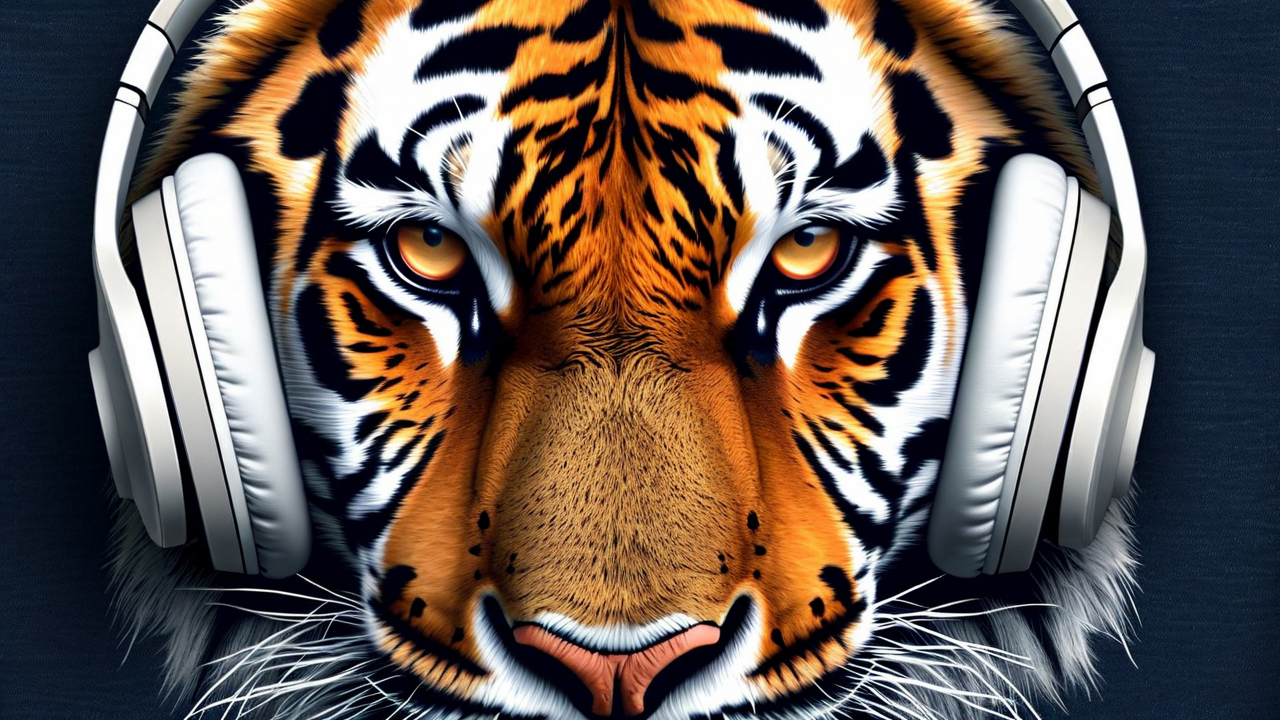
#> input picture bengali-tiger-pa1.png, 1280 x 720 px
$ python -i fraud_engine.py   (imports and definitions only)   (older library calls are emulated)
#> lines starting #> are read from the running program, lines starting #| are printed output that depends on the picture; after the words box and inside, x2 and y2 are one past the last pixel; in counts of white or black regions, pixels touching at a corner belong together
"""BunqShield — Classical CV fraud detection engine (6 methods)."""
import io
from typing import Any

import cv2
import numpy as np
from PIL import Image

from schemas import BoundingBox, CVMethodResult


class ClassicalFraudEngine:
    """Six classical computer vision fraud detection methods."""

    def analyze(self, image: np.ndarray, image_bytes: bytes = b"") -> list[CVMethodResult]:
        results = [
            self._ela(image, image_bytes),
            self._copy_move(image),
            self._noise_inconsistency(image),
            self._font_consistency(image),
            self._metadata_forensics(image_bytes),
            self._edge_coherence(image),
        ]
        return results

    # [7 lines left out: function compute_weighted_score, not called in this run]

    # ------------------------------------------------------------------
    def _ela(self, image: np.ndarray, image_bytes: bytes) -> CVMethodResult:
        """Error Level Analysis — JPEG re-compression at quality=90, amplify ×15."""
        try:
            pil_img = Image.fromarray(image)
            buf = io.BytesIO()
            pil_img.save(buf, format="JPEG", quality=90)
            buf.seek(0)
            recompressed = np.array(Image.open(buf).convert("RGB"))
            diff = np.abs(image.astype(np.float32) - recompressed.astype(np.float32))
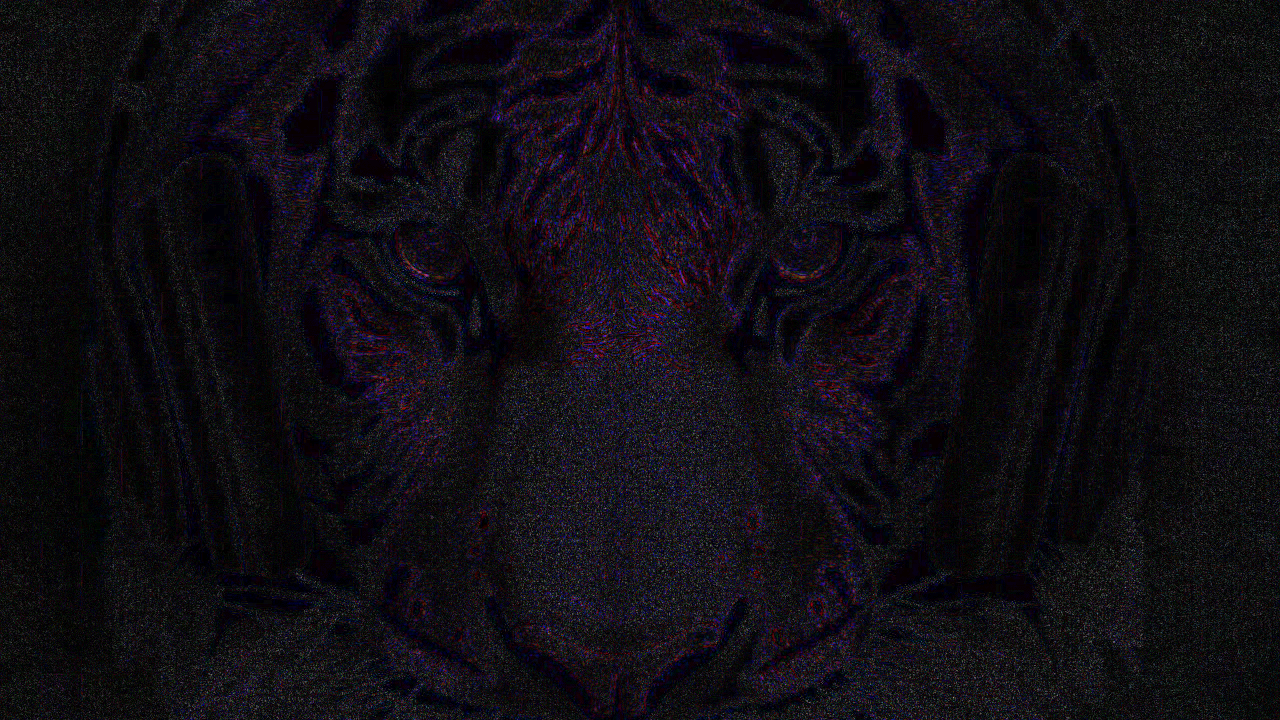
#> diff: shape (720, 1280, 3) float32; mean R, G, B 2.2, 1.8, 2.6; drawn with min black and max white
            amplified = np.clip(diff * 15, 0, 255).astype(np.uint8)
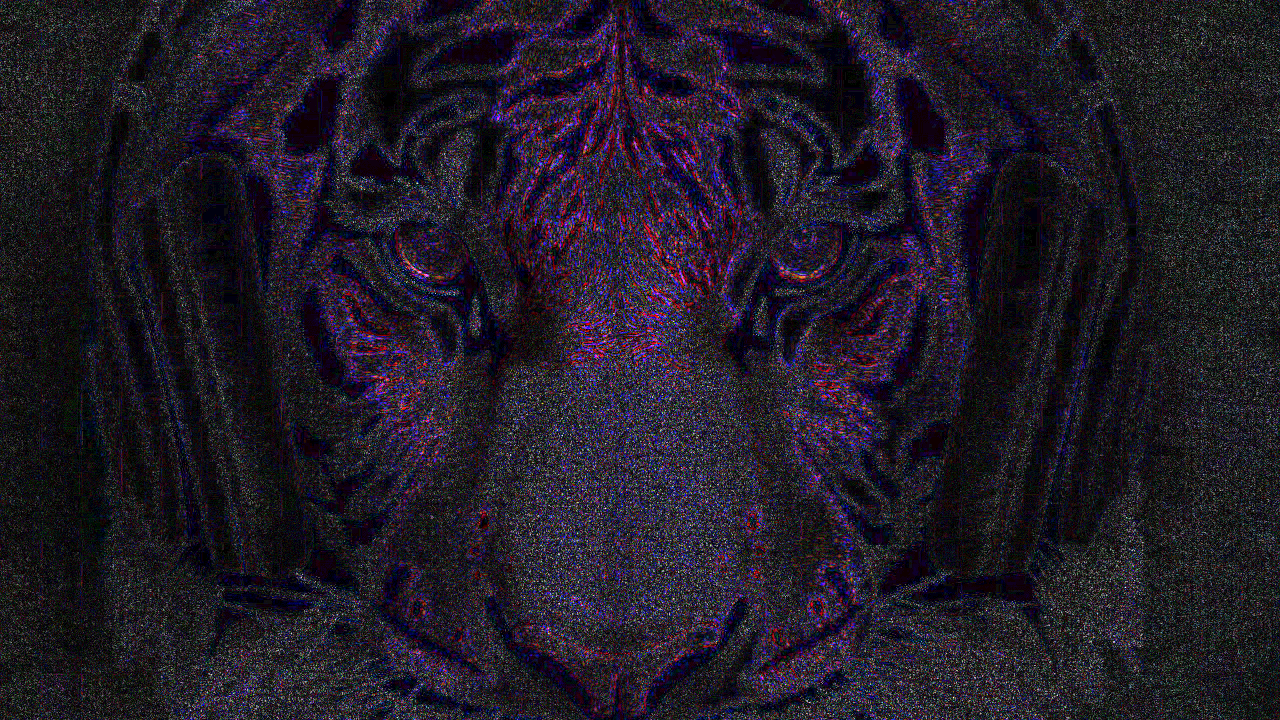
#> amplified: shape (720, 1280, 3); mean R, G, B 32.7, 27.2, 38.8
            gray = cv2.cvtColor(amplified, cv2.COLOR_RGB2GRAY)
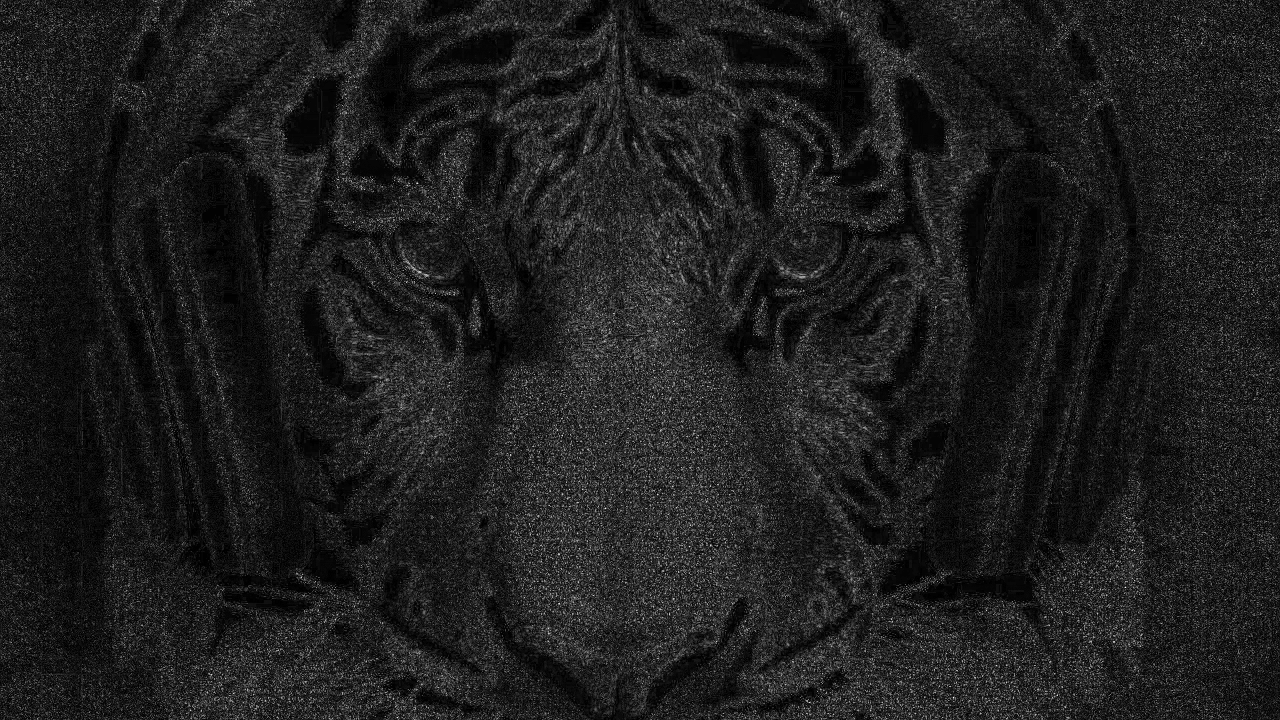
#> gray: shape (720, 1280); min 0, max 255, mean 30.1
            flat = gray.flatten()
            threshold = np.percentile(flat, 95)
#> threshold = 78
            score = float(np.mean(flat[flat >= threshold]))
#> score = 97.76
            score = min(100.0, score)

            regions: list[BoundingBox] = []
            _, mask = cv2.threshold(gray, int(threshold), 255, cv2.THRESH_BINARY)
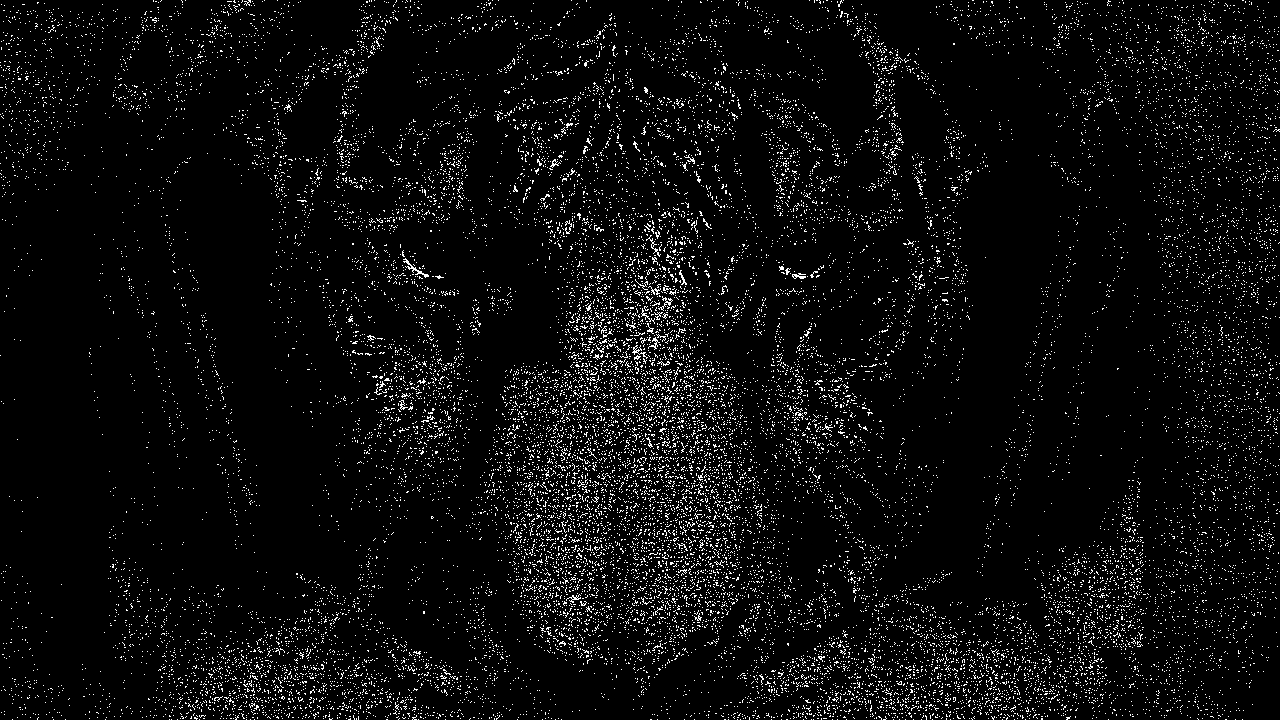
#> mask: shape (720, 1280); 4.8% white in thin lines or dots
            contours, _ = cv2.findContours(mask, cv2.RETR_EXTERNAL, cv2.CHAIN_APPROX_SIMPLE)
#> contours = 21781 contours, 21773 with area under 20; largest, box (x1, y1, x2, y2) and area: (403, 258, 429, 278) 50, (632, 345, 648, 359) 30, (792, 273, 806, 279) 30, (658, 296, 673, 311) 24, (550, 159, 561, 168) 22, (646, 235, 661, 257) 22, (399, 400, 408, 410) 22, (566, 594, 581, 603) 21
            for c in contours:
                if cv2.contourArea(c) > 500:
                    x, y, w, h = cv2.boundingRect(c)
                    regions.append(BoundingBox(x=x, y=y, w=w, h=h))
#> this loop made 21781 passes
#> c on passes 1 to 3: [[1242, 719]], [[1235, 719]], [[1225, 719], [1226, 719]]
#> after the loop, regions = []

            return CVMethodResult(
                method="ela", score=round(score, 2),
                details=f"ELA mean top-5% intensity: {score:.1f}. {len(regions)} suspicious region(s) detected.",
                suspicious_regions=regions[:5],
            )
        except Exception as exc:
#> (the run stopped early here; a loop or call above may not have finished)
